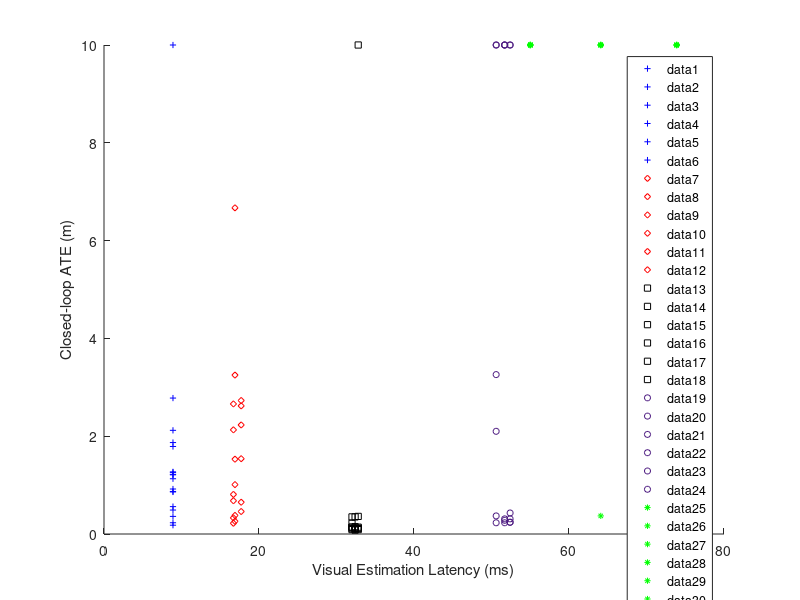

MATLAB code to generate this figure: (Note: this script raises an error after producing the figure.)
clear all
close all

addpath('/mnt/DATA/SDK/altmany-export_fig');

methods = {
  'SVO';
  'MSC';
  'GF';
  'ORB';
  'VINS';
  %
    'SVO';
  'MSC';
  'GF';
  'ORB';
  'VINS';
  %
    'SVO';
  'MSC';
  'GF';
  'ORB';
  'VINS';
  };

marker_symbol = {
  '+';
  'd';
  's';
  'o';
  '*';
  %
    '+';
  'd';
  's';
  'o';
  '*';
  %
    '+';
  'd';
  's';
  'o';
  '*';
  };

marker_color = {
  [0 0 1];              % svo
  [1 0 0];              % msc
  [0 0 0];              % gf
  [0.3 0.1 0.5];        % orb
  [0 1 0];              % vins
  %
    [0 0 1];              % svo
  [1 0 0];              % msc
  [0 0 0];              % gf
  [0.3 0.1 0.5];        % orb
  [0 1 0];              % vins
  %
    [0 0 1];              % svo
  [1 0 0];              % msc
  [0 0 0];              % gf
  [0.3 0.1 0.5];        % orb
  [0 1 0];              % vins
  };

ATE = [
  0.23, 0.65, 0.11, 0.24, 10.0, 0.56, 0.26, 0.12, 0.28, 1.36 , 0.49 , 0.22 ,0.14, 0.23, 0.37;
  0.18 , 0.46 , 0.09 , 0.43 ,  10.0, 1.13 , 0.38 , 0.08 ,  10.0  ,  10.0, 1.21 , 0.33 , 0.09 , 3.26 ,  10.0;
  0.92 , 1.54 , 0.12 , 0.31 ,  10.0,  10.0  , 1.01 , 0.10 , 0.23 ,  10.0, 1.26 , 0.81 , 0.11 , 2.10 ,  10.0;
  0.36 , 2.23 , 0.14 ,  10.0  ,  10.0 , 0.86 , 1.53 , 0.12 ,  10.0  ,  10.0, 1.87 , 0.68 , 0.14 ,  10.0  ,  10.0 ;
  2.12 , 2.73 ,  10.0  ,  10.0  ,  10.0, 1.79 , 6.67 , 0.15 ,  10.0  ,  10.0, 1.22 , 2.13 , 0.22 ,  10.0  ,  10.0;
  0.87 , 2.62 , 0.36 , 0.24 ,  10.0, 1.27 , 3.25 , 0.35 , 0.31 ,  10.0, 2.78 , 2.66 , 0.35 , 0.37 ,  10.0;
  ];

latency = {
  8.9,  17.7,  32.8, 52.4, 55.0, 8.9, 16.9, 32.4 , 51.7 , 73.9 , 8.9 , 16.7 , 32.0, 50.6, 64.1
  };

save_path = './output/ICRA20/';

%%
h = figure;
clf
hold on
for mn=1:length(methods)
  for sn=1:size(ATE,1)
    scatter(latency{mn}, ATE(sn, mn), 20, marker_color{mn}, marker_symbol{mn})
  end
end

legend()

xlabel('Visual Estimation Latency (ms)');
ylabel('Closed-loop ATE (m)');

legend_style = gobjects(5,1);
for i=1:5
  legend_style(i) = plot(nan, nan, marker_symbol{i}, ...
    'color', marker_color{i});
end
legend(legend_style, methods{1:5}, 'Location', 'best')

set(gca, 'YScale', 'log');

export_fig(h, [save_path '/CloseLoop.fig']); % , '-r 200');
export_fig(h, [save_path '/CloseLoop.png']); % , '-r 200');
